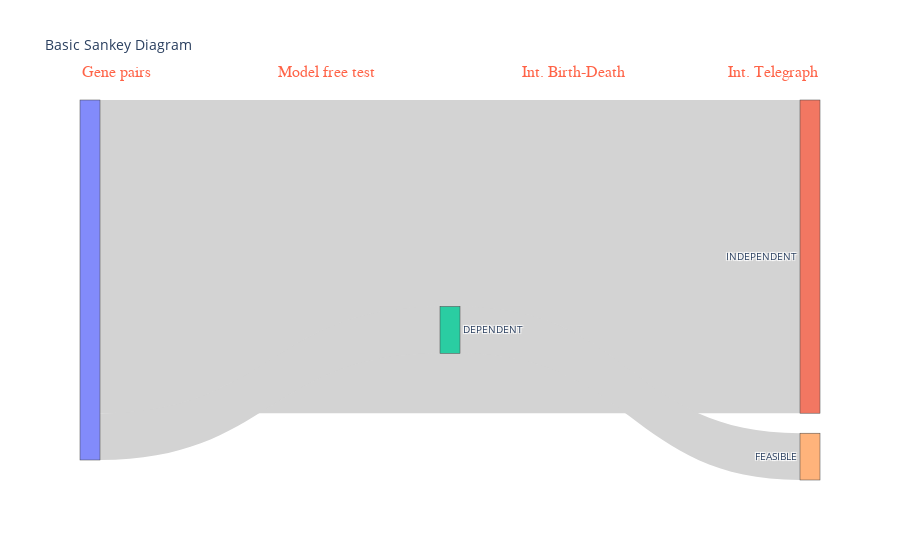

The notebook cell this image was saved under:
### Markdown cell above
## d = 2

### Code cell
sankey_from_df(result_summary_int)

### Figure 1 — Plotly figure (JSON) as saved in the notebook; plotly's stock layout.template omitted (floating-point values rounded to 4 significant figures)
{"data": [{"link": {"color": "lightgrey", "source": [0, 0, 1, 1, 2, 2, 3, 4], "target": [1, 2, 3, 4, 3, 4, 5, 5], "value": [87, 13, 0, 0, 0, 13, 0, 0]}, "node": {"label": ["", "INDEPENDENT", "DEPENDENT", "nan", "FEASIBLE", "nan"]}, "type": "sankey"}], "layout": {"annotations": [{"align": "center", "font": {"color": "tomato", "family": "Courier New, monospace", "size": 16}, "showarrow": false, "text": "Gene pairs", "x": 0, "xref": "paper", "y": 1.1, "yref": "paper"}, {"align": "center", "font": {"color": "tomato", "family": "Courier New, monospace", "size": 16}, "showarrow": false, "text": "Model free test", "x": 0.3333, "xref": "paper", "y": 1.1, "yref": "paper"}, {"align": "center", "font": {"color": "tomato", "family": "Courier New, monospace", "size": 16}, "showarrow": false, "text": "Int. Birth-Death", "x": 0.6667, "xref": "paper", "y": 1.1, "yref": "paper"}, {"align": "center", "font": {"color": "tomato", "family": "Courier New, monospace", "size": 16}, "showarrow": false, "text": "Int. Telegraph", "x": 1, "xref": "paper", "y": 1.1, "yref": "paper"}], "font": {"size": 10}, "plot_bgcolor": "rgba(0,0,0,0)", "title": {"text": "Basic Sankey Diagram"}, "xaxis": {"showgrid": false, "visible": false, "zeroline": false}, "yaxis": {"showgrid": false, "visible": false, "zeroline": false}}}
